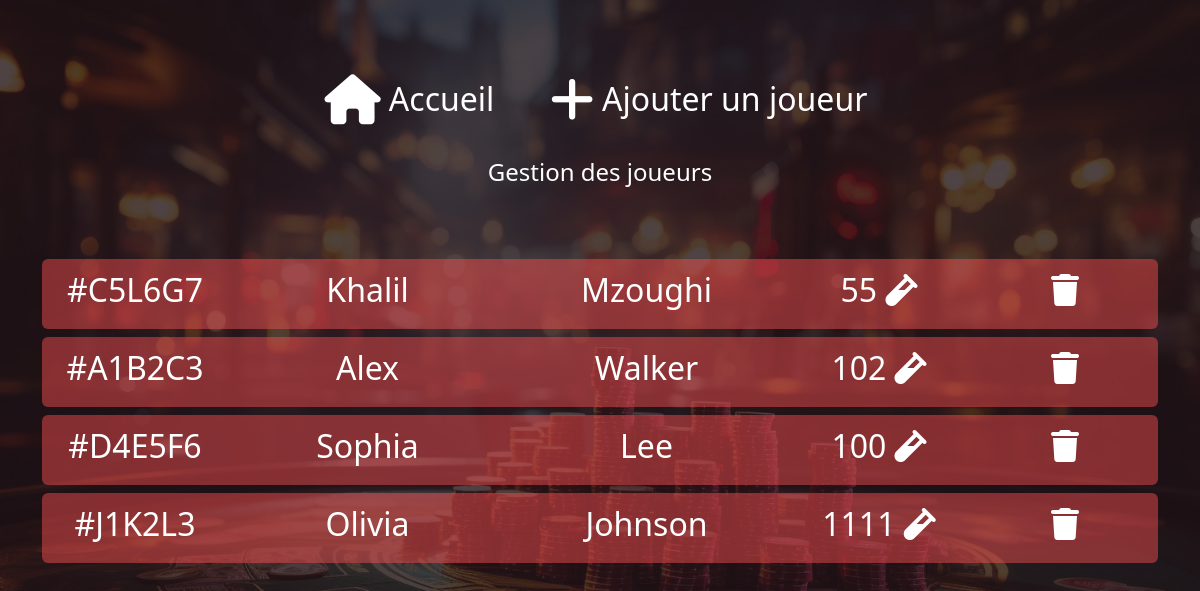
/players (signed in), run on an earlier commit of the app's database.
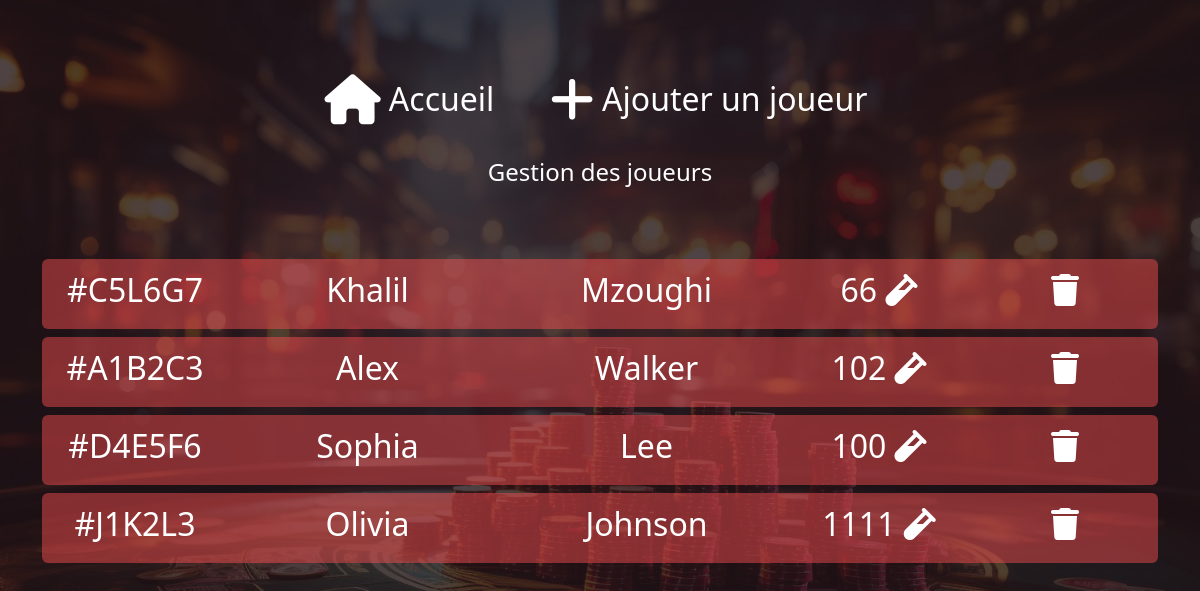
And on a later commit of the database.
### entities/player.py (models this page shows, shortened)
class Player(db.Model):
    __tablename__ = 'players'
    code = db.Column(db.String(6), primary_key=True)
    first_name = db.Column(db.String(50), nullable=False)
    last_name = db.Column(db.String(50), nullable=False)
    score = db.Column(db.Integer, default=0)
    def to_dict(self):
        return {
            'code': self.code,
            'first_name': self.first_name,
            'last_name': self.last_name,
            'score': self.score
        }

### app.py (the view)
@app.route('/players', methods=['GET'])
def players():
    if is_admin_logged_in():
        message = request.args.get('message')
        if not message:
            message = ''
        error = request.args.get('error')
        if not error:
            error = ''
        players = Player.query.all()
        players_list = []
        for player in players:
            players_list.append(player.to_dict())
        return render_template('players.html', players=players_list, message=message, error=error)
    return redirect(url_for('login'))

### app.py (called while the page is built)
def is_admin_logged_in():
    if 'admin_id' in session and 'user_type' in session:
        if session.get('user_type') == 'admin':
            admin_id = session.get('admin_id')
            admin = Admin.query.get(admin_id)
            if admin:
                return True
    return False

### templates/players.html (shortened to what this page needs)
{% extends "layout.html" %}
{% block content %}
    <div class="container d-flex flex-column justify-content-center align-items-center p-5"
         style="min-height: 100%; height: 100%;">
        <div class="text-white mb-2 d-flex align-items-center">
            <a href="./menu" class="text-decoration-none text-white d-flex align-items-center p-2 m-3">
                <i class="fa-solid fa-house" style="font-size: 50px;"></i>
                <h2 class="m-2">Accueil</h2>
            </a>
            <a href="#" class="text-decoration-none text-white d-flex align-items-center p-2 m-3" data-bs-toggle="modal"
               data-bs-target="#addPlayer">
                <i class="fa-solid fa-plus" style="font-size: 50px;"></i>
                <h2 class="m-2">Ajouter un joueur</h2>
            </a>
        </div>
        <div class="text-white text-center"><h4>Gestion des joueurs</h4></div>
    </div>
    <div class="d-flex">
        <div class="container align-self-center mx-auto" style="height: 50vh; overflow-y: auto; overflow-x: auto;">
            {% for player in players %}
            <div class="row text-white text-center ranking-row d-flex justify-content-center align-items-center rounded mb-2">
                <div class="col-2"><h2>#{{ player.code }}</h2></div>
                <div class="col-3"><h2>{{ player.first_name }}</h2></div>
                <div class="col-3"><h2>{{ player.last_name }}</h2></div>
                <div class="col-2"><h2>{{ player.score }} <i class="fa-solid fa-vial"></i></h2></div>
                <div class="col-2">
                    <form action='../delete-player' method="post">
                            <button class="btn text-white" type="submit"><h2><i class="fa-solid fa-trash"></i></h2>
                            </button>
                        </form>
                </div>
            </div>
            {% endfor %}
        </div>
    </div>
{% endblock %}

What changed in the data, as far as the page shows it:
changed Player "Khalil": score "55" → "66"
